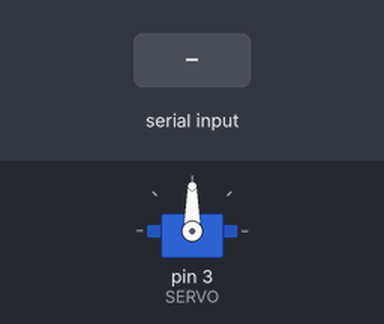
Recording of a sketch running on a simulated Arduino Uno, built with avr-gcc and run on an emulated ATmega328P. Shown: servo. Inputs (shaded band) come from the test bench.

Above: at 1.2 s.
1.3 s: "l" received over Serial
At 1.9 s:
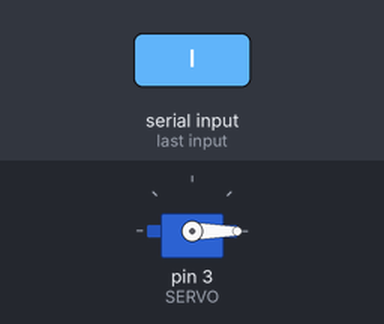
2.8 s: "r" received over Serial
At 3.1 s:
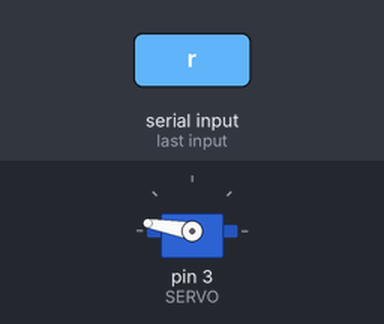
Timing chart, 0 to 5.8 s (numbered marks = the images above; inputs shaded):
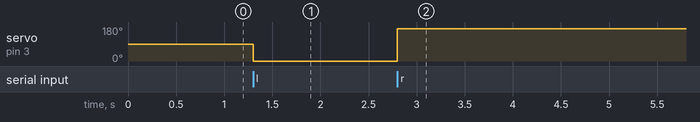

Measured:
- after the input at 1.3 s, servo on pin 3 (SERVO): 90° → 0° at once
- after the input at 2.8 s, servo on pin 3 (SERVO): 0° → 170° at once

The sketch:

SerialServo.ino
```cpp
#include <Servo.h>

Servo myservo;
int SERVO = 3;
char data;

void setup() {
  Serial.begin(9600);
  myservo.attach(SERVO);
}

void loop() {
  while (Serial.available() > 0){ //While there is a serial connection
   data = Serial.read();


   if (data == 'l'){ //Left position
     myservo.write(0);
     delay(15);
   }

   else if (data == 'r'){ //Right position
     myservo.write(170);
     delay(15);
   }

   else if (data == 'c'){ //Center position
     myservo.write(83);
     delay(15);
   }


  }

}
```
